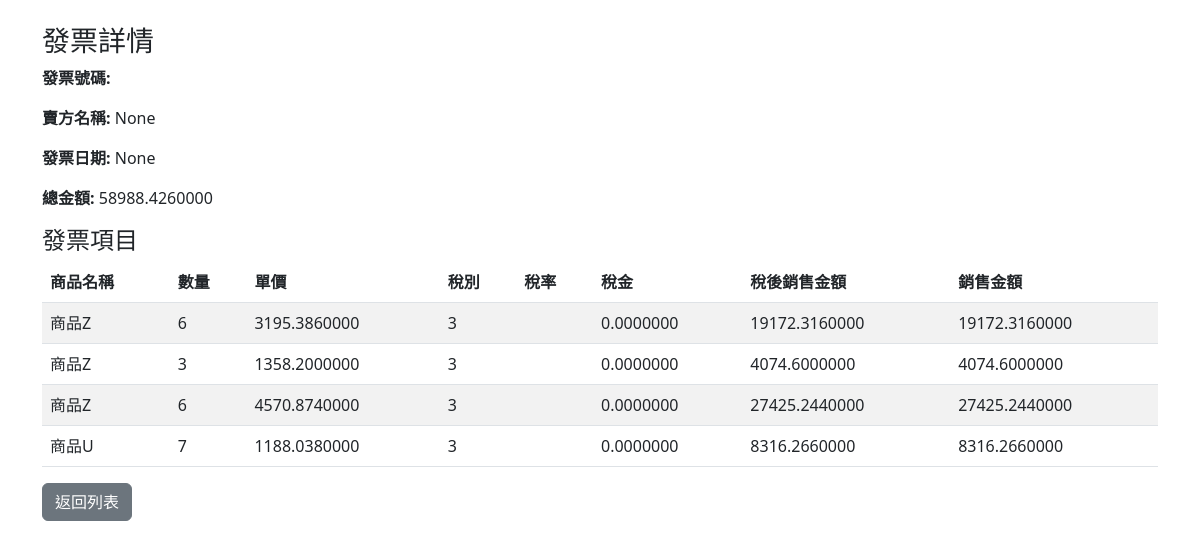
/document/108/, run on an earlier commit of the app's database.
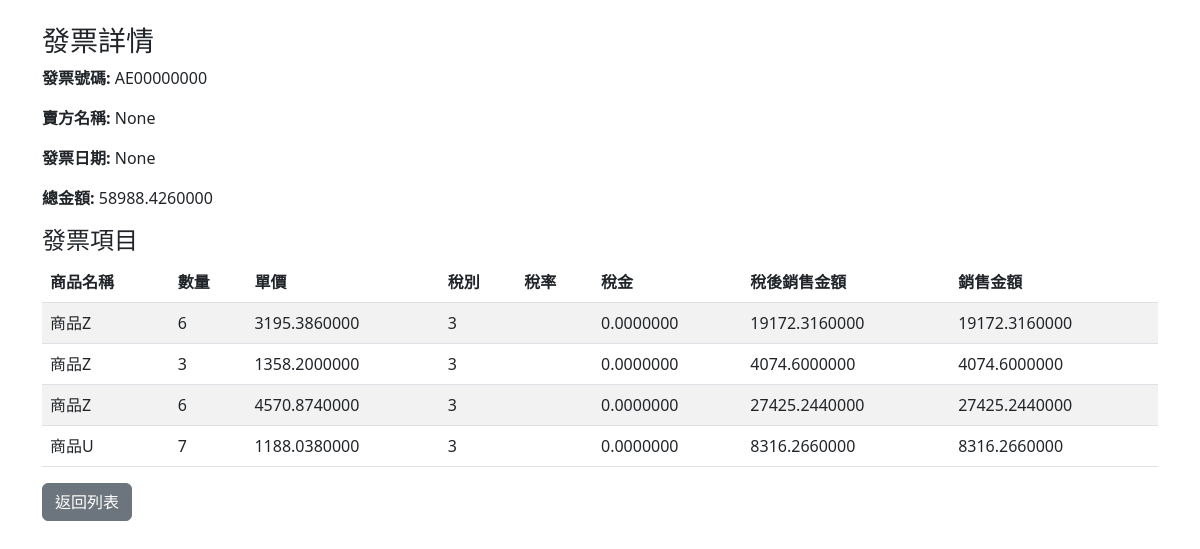
And on a later commit of the database.
### e_invoices/models/twb2bmainitem_models.py (models this page shows, shortened)
class TWB2BMainItem(models.Model):
    company = models.ForeignKey("e_invoices.Company", on_delete=models.CASCADE, related_name="twb2bmainitem_invoices")  # 公司代碼
    company_code = models.CharField(max_length=10, blank=True, null=True)  # 公司代碼
    B2B_B2C_CHOICES = [
        ('B2B', 'B2B'),
        ('B2C', 'B2C')
    ]
    b2b_b2c = models.CharField(max_length=3, choices=B2B_B2C_CHOICES) # 電子發票類型B2B 或 B2C
    sys_number = models.CharField(max_length=20) # 平台文件號碼
    sys_date = models.DateTimeField(blank=True, null=True)    #  平台傳送日期
    invoice_number = models.CharField(max_length=10, blank=True, null=True)     #  發票號碼
    invoice_date = models.DateField(max_length=8,blank=True, null=True) # 平台傳送日期
    invoice_time = models.CharField(max_length=8, blank=True, null=True) # 發票時間
    invoice_period = models.CharField(max_length=5,blank=True, null=True)  # 期別
    invoice_type = models.CharField(max_length=2,blank=True, null=True)  # 發票類別
    erp_number = models.CharField(max_length=10)  # ERP文件號碼
    erp_date = models.DateField(max_length=8)
    erp_reference = models.CharField(max_length=60, blank=True, null=True) # ERP備註資訊
    company_identifier = models.CharField(max_length=60, blank=True, null=True)
    seller_bp_id = models.CharField(max_length=20, blank=True, null=True)
    tax_identifier = models.CharField(max_length=10, blank=True, null=True)
    seller_name = models.CharField(max_length=60,blank=True, null=True)
    buyer_identifier = models.CharField(max_length=10,blank=True, null=True)
    buyer_name = models.CharField(max_length=60,blank=True, null=True)
    buyer_bp_id = models.CharField(max_length=20, blank=True, null=True)
    buyer_remark = models.CharField(max_length=1, blank=True, null=True)
    main_remark = models.CharField(max_length=200, blank=True, null=True)
    group_mark = models.CharField(max_length=1, blank=True, null=True)  # 彙開註記
    donate_mark = models.CharField(max_length=10)  # 捐贈註記
    customs_clearance_mark = models.CharField(max_length=1, blank=True, null=True)
    category = models.CharField(max_length=2, blank=True, null=True)
    relate_number = models.CharField(max_length=20, blank=True, null=True)
    invoice_type = models.CharField(max_length=2,blank=True, null=True)
    bonded_area_confirm = models.CharField(max_length=1, blank=True, null=True)
    zero_tax_rate_reason = models.CharField(max_length=2, blank=True, null=True)
    reserved1 = models.CharField(max_length=20, blank=True, null=True)
    reserved2 = models.CharField(max_length=100, blank=True, null=True)
    sales_amount = models.DecimalField(max_digits=13, decimal_places=7)
    freetax_sales_amount = models.DecimalField(max_digits=13, decimal_places=7,blank=True, null=True)
    zerotax_sales_amount = models.DecimalField(max_digits=13, decimal_places=7,blank=True, null=True)
    tax_type = models.CharField(
        choices=[('1', '應稅'), ('2', '零稅率'), ('3', '免稅')], max_length=1, blank=True, null=True) #課稅別(1：應稅；2：零稅率；3：免稅)
    tax_rate = models.DecimalField(max_digits=4, decimal_places=2,blank=True, null=True)
    total_tax_amount = models.DecimalField(max_digits=20, decimal_places=0,blank=True, null=True)
    total_amount = models.DecimalField(max_digits=13, decimal_places=7,blank=True, null=True)
    original_currency_amount = models.DecimalField(max_digits=13, decimal_places=7, blank=True, null=True)
    exchange_rate = models.DecimalField(max_digits=8, decimal_places=5, blank=True, null=True)
    currency = models.CharField(max_length=3, blank=True, null=True)
    invoice_status = models.CharField(max_length=10, blank=True, null=True, default='未開立')
    description = models.CharField(max_length=255, blank=True, null=True)
    remark = models.CharField(max_length=120, blank=True, null=True)
    discount_amount = models.DecimalField(max_digits=13, decimal_places=7, blank=True, null=True)
    payment_status = models.CharField(max_length=10, blank=True, null=True)
    invoice_status = models.CharField(max_length=10, blank=True, null=True)
    void_status = models.CharField(max_length=10, blank=True, null=True)
    mof_date = models.DateField(blank=True, null=True)     #    稅局回應日
    mof_respone = models.CharField(max_length=200, blank=True, null=True)     # 稅局回應
    mof_reason = models.CharField(max_length=200, blank=True, null=True)     # 稅局拒絕理由
    creator = models.CharField(max_length=10, blank=True, null=True)       # 建立者
    creator_remark = models.CharField(max_length=200, blank=True, null=True)     # 平台備註
    cancel_date = models.DateField(blank=True, null=True)   # 作廢發票日期 (產出轉換8碼)
    cancel_time = models.TimeField(blank=True, null=True)   # 作廢發票時間
    cancel_period = models.CharField(max_length=5, blank=True, null=True)    # 作廢發票期別
    cancel_reason = models.CharField(max_length=20, blank=True, null=True)     # 作廢原因
    returntax_document_number = models.CharField(max_length=60, blank=True, null=True)     # 專案作廢核准文號
    cancel_remark = models.CharField(max_length=200, blank=True, null=True)     # 作廢備註
    cancel_mof_date = models.DateField(blank=True, null=True)     #    稅局回應日
    cancel_mof_respone = models.CharField(max_length=200, blank=True, null=True)     # 稅局回應
    cancel_mof_reason = models.CharField(max_length=200, blank=True, null=True)     # 稅局拒絕理由

### e_invoices/views/twb2bmainitem_views.py (the view)
# urls.py: path('document/<int:id>/', twb2blineitem, name='twb2blineitem'),
def twb2blineitem(request, id):
    document = get_object_or_404(TWB2BMainItem, id=id)
    items = document.items.all()  # 確保有正確查詢
    return render(request, 'document/twb2blineitem.html', {'document': document, 'items': items})

### templates/document/twb2blineitem.html (shortened to what this page needs)
<!DOCTYPE html>
<html lang="zh-TW">
<head>
    <link href="https://cdn.jsdelivr.net/npm/bootstrap@5.3.0/dist/css/bootstrap.min.css" rel="stylesheet">
</head>
<body>
<div class="container mt-4">
    <h3>發票詳情</h3>
    <p><strong>發票號碼:</strong> {{ document.invoice_number }}</p>
    <p><strong>賣方名稱:</strong> {{ document.seller_name }}</p>
    <p><strong>發票日期:</strong> {{ document.invoice_date }}</p>
    <p><strong>總金額:</strong> {{ document.total_amount }}</p>
    <h4>發票項目</h4>
    <table class="table table-striped table-hover">
        <thead>
            <tr>
                <th>商品名稱</th>
                <th>數量</th>
                <th>單價</th>
                <th>稅別</th>
                <th>稅率</th>
                <th>稅金</th>
                <th>稅後銷售金額</th>
                <th>銷售金額</th>
            </tr>
        </thead>
        <tbody>
            {% for item in document.items.all %}
            <tr>
                <td>{{ item.line_description }}</td>
                <td>{{ item.line_quantity }}</td>
                <td>{{ item.line_unit_price }}</td>
                <td>{{ item.line_tax_type }}</td>
                <td>{{ item.tax_rate }}</td>
                <td>{{ item.line_tax_amount }}</td>
                <td>{{ item.line_sales_amount }}</td>
                <td>{{ item.line_amount }}</td>
            </tr>
            {% empty %}
            <tr>
                <td colspan="4" class="text-center">沒有發票項目</td>
            </tr>
            {% endfor %}
        </tbody>
    </table>
    <a href="{% url 'twb2bmainitem' %}" class="btn btn-secondary">返回列表</a>
</div>
</body>
</html>

What changed in the data, as far as the page shows it:
changed TWB2BMainItem "None": invoice_number (not shown) → "AE00000000"
